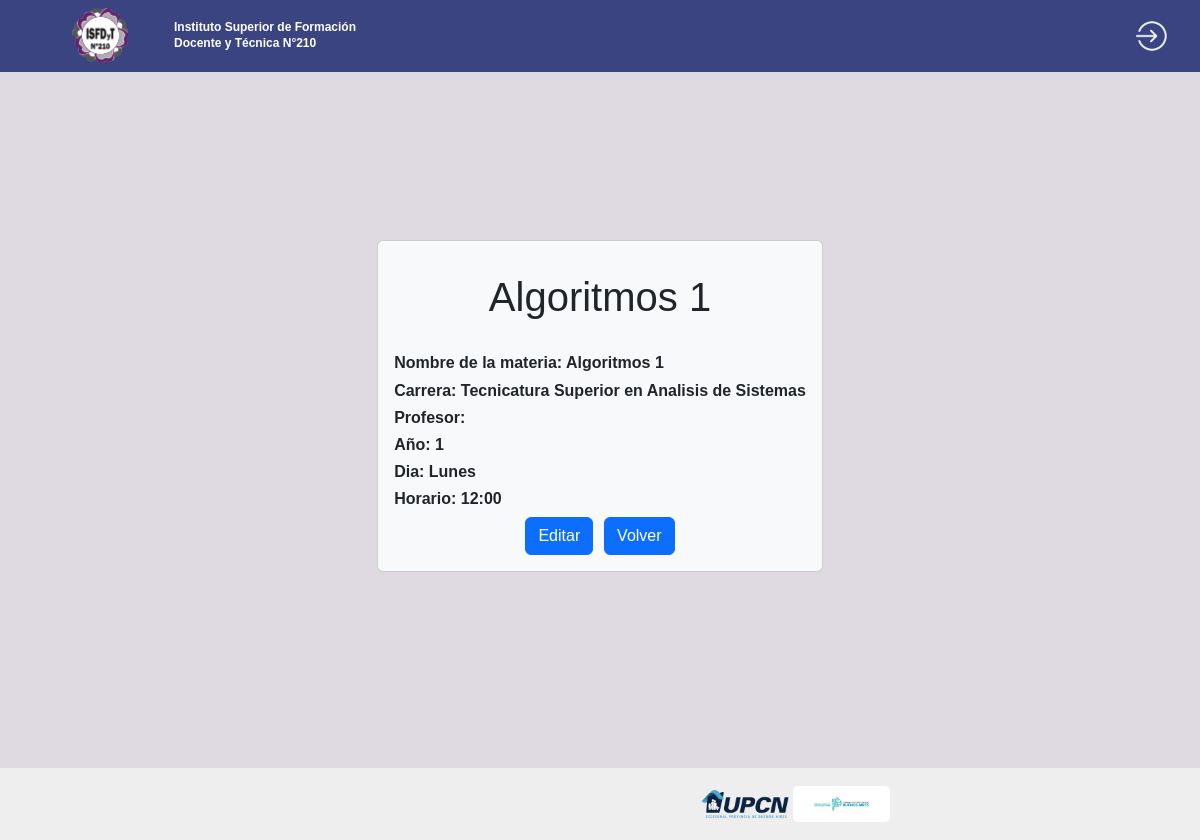
Screenshot of /ver_materias/1/ with the database file from the repository.
### inscripcionFinales/models.py (models this page shows, shortened)
class Materia(models.Model):
    nombre_materia = models.CharField('nombre_materia', max_length=50)
    carrera = models.ForeignKey('Carrera',on_delete=models.CASCADE,null=True)
    profesor = models.ForeignKey('Usuario',on_delete=models.CASCADE,null=True)
    inscripcionAbierta = models.BooleanField(default=False)
    Inicio = '12:00'
    Inicio1 = '14:00'
    Inicio2 = '16:00'
    Inicio3 = '18:00'
    Inicio4 = '20:00'
    HORARIO_CHOICES = (
        ('12:00', '12:00'),
        ('14:00', '14:00'),
        ('16:00', '16:00'),
        ('18:00', '18:00'),
        ('20:00', '20:00')
        )
    Horario=models.CharField(max_length=22, choices=HORARIO_CHOICES, default='12:00')
    ANIO_CHOICES = (
        (1, '1'),
        (2, '2'),
        (3, '3'),
        (4, '4'),
     )
    anio=models.IntegerField(choices=ANIO_CHOICES, default=1)
    DIA_CHOICES = (
        ('Lunes', 'Lunes'),
        ('Martes', 'Martes'),
        ('Miércoles', 'Miércoles'),
        ('Jueves', 'Jueves'),
        ('Viernes', 'Viernes'),
    )
    dia = models.CharField(max_length=20, choices=DIA_CHOICES, default='Lunes')

class Carrera(models.Model):
    nombre_carrera = models.CharField('nombre_carrera',unique = True, max_length=100)
    num_resolucion = models.CharField('num_resolucion', max_length=100, blank = True, null = True)
    duracion_carrera = models.PositiveBigIntegerField(default=3)
    instituto = models.ForeignKey('Instituto',on_delete=models.CASCADE,null=True)

### inscripcionFinales/views.py (the view)
# urls.py: path('ver_materias/<int:id>/', ver_materias, name='ver_materias'),
def ver_materias(request, id):
    materia = get_object_or_404(Materia, pk=id)
    return render(request, 'materias/ver_materia.html', {'materia': materia})

### inscripcionFinales/templates/materias/ver_materia.html (shortened to what this page needs)
{% extends 'base/base.html' %}
{% block content %}
  <div style="margin-top: -170px">
    <div class="card p-3 mb-2 bg-light" style="margin-top: 150px">
      <div class="card-body p-3 mb-2">
        <h1 style="text-align: center;">{{ materia.nombre_materia }}</h1>
      </div>
      <p class="h6 fw-semibold">
        Nombre de la materia: {{ materia.nombre_materia }}
      </p>
      <p class="h6 fw-semibold">
        Carrera: {{materia.carrera.nombre_carrera}}
      </p>
      <p class="h6 fw-semibold">
        Profesor: {{materia.profesor.nombres }}
      </p>
      <p class="h6 fw-semibold">
        Año: {{ materia.anio }}
      </p>
      <p class="h6 fw-semibold">
        Dia: {{ materia.dia }}
      </p>
      <p class="h6 fw-semibold">
        Horario: {{ materia.Horario }}
      </p>
      <div class="text-center">
        <div class="d-inline">
          <a href="{% url 'editar_materia' id=materia.id %}" class="btn btn-primary me-2">Editar</a>
        </div>
        <div class="d-inline">
          <a href="/lista_materias_admin/" class="btn btn-primary">Volver</a>
        </div>
      </div>
    </div>
  </div>
{% endblock %}

### inscripcionFinales/static/style.css (style rules this page uses)
html { box-sizing: border-box; }
*, *:before, *:after { box-sizing: inherit; }
body { font-family: 'Trebuchet MS', 'Arial', sans-serif; font-style: normal; font-size: 0.65rem; overflow-x: hidden; position: relative; width: 100vw; max-width: 100vw; min-height: 100vh; background-color: #DFD9E1; }
p { margin: 0; padding: 0; }
.text-center { text-justify: center; }

### rows the page displays
Materia: nombre_materia "Algoritmos 1", carrera.nombre_carrera "Tecnicatura Superior en Analisis de Sistemas", anio "1", dia "Lunes", Horario "12:00"
